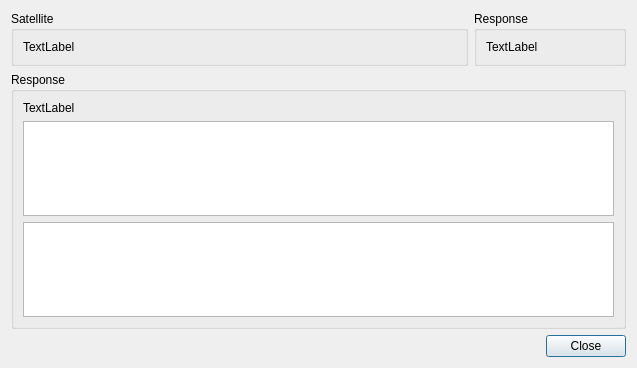
<?xml version="1.0" encoding="UTF-8"?>
<ui version="4.0">
 <class>QResponseDialog</class>
 <widget class="QDialog" name="QResponseDialog">
  <property name="geometry">
   <rect>
    <x>0</x>
    <y>0</y>
    <width>637</width>
    <height>368</height>
   </rect>
  </property>
  <property name="windowTitle">
   <string>Dialog</string>
  </property>
  <layout class="QGridLayout" name="gridLayout">
   <item row="0" column="0">
    <widget class="QGroupBox" name="header">
     <property name="sizePolicy">
      <sizepolicy hsizetype="Preferred" vsizetype="Preferred">
       <horstretch>3</horstretch>
       <verstretch>0</verstretch>
      </sizepolicy>
     </property>
     <property name="title">
      <string>Satellite</string>
     </property>
     <layout class="QHBoxLayout" name="horizontalLayout">
      <item>
       <widget class="QLabel" name="satelliteName">
        <property name="text">
         <string>TextLabel</string>
        </property>
       </widget>
      </item>
     </layout>
    </widget>
   </item>
   <item row="0" column="1">
    <widget class="QGroupBox" name="groupBox">
     <property name="sizePolicy">
      <sizepolicy hsizetype="Preferred" vsizetype="Preferred">
       <horstretch>1</horstretch>
       <verstretch>0</verstretch>
      </sizepolicy>
     </property>
     <property name="title">
      <string>Response</string>
     </property>
     <layout class="QVBoxLayout" name="verticalLayout">
      <item>
       <widget class="QLabel" name="satelliteResponse">
        <property name="text">
         <string>TextLabel</string>
        </property>
       </widget>
      </item>
     </layout>
    </widget>
   </item>
   <item row="1" column="0" colspan="2">
    <widget class="QGroupBox" name="response">
     <property name="title">
      <string>Response</string>
     </property>
     <layout class="QVBoxLayout" name="verticalLayout_2">
      <item>
       <widget class="QLabel" name="responseVerb">
        <property name="text">
         <string>TextLabel</string>
        </property>
       </widget>
      </item>
      <item>
       <widget class="QTableWidget" name="responseTable">
        <property name="alternatingRowColors">
         <bool>true</bool>
        </property>
        <attribute name="horizontalHeaderDefaultSectionSize">
         <number>200</number>
        </attribute>
        <attribute name="horizontalHeaderStretchLastSection">
         <bool>true</bool>
        </attribute>
        <attribute name="verticalHeaderDefaultSectionSize">
         <number>30</number>
        </attribute>
       </widget>
      </item>
      <item>
       <widget class="QTextEdit" name="responseText"/>
      </item>
     </layout>
    </widget>
   </item>
   <item row="2" column="0" colspan="2">
    <widget class="QDialogButtonBox" name="buttonBox">
     <property name="orientation">
      <enum>Qt::Horizontal</enum>
     </property>
     <property name="standardButtons">
      <set>QDialogButtonBox::Close</set>
     </property>
    </widget>
   </item>
  </layout>
 </widget>
 <resources/>
 <connections>
  <connection>
   <sender>buttonBox</sender>
   <signal>accepted()</signal>
   <receiver>QResponseDialog</receiver>
   <slot>accept()</slot>
   <hints>
    <hint type="sourcelabel">
     <x>248</x>
     <y>254</y>
    </hint>
    <hint type="destinationlabel">
     <x>157</x>
     <y>274</y>
    </hint>
   </hints>
  </connection>
  <connection>
   <sender>buttonBox</sender>
   <signal>rejected()</signal>
   <receiver>QResponseDialog</receiver>
   <slot>reject()</slot>
   <hints>
    <hint type="sourcelabel">
     <x>316</x>
     <y>260</y>
    </hint>
    <hint type="destinationlabel">
     <x>286</x>
     <y>274</y>
    </hint>
   </hints>
  </connection>
 </connections>
</ui>
